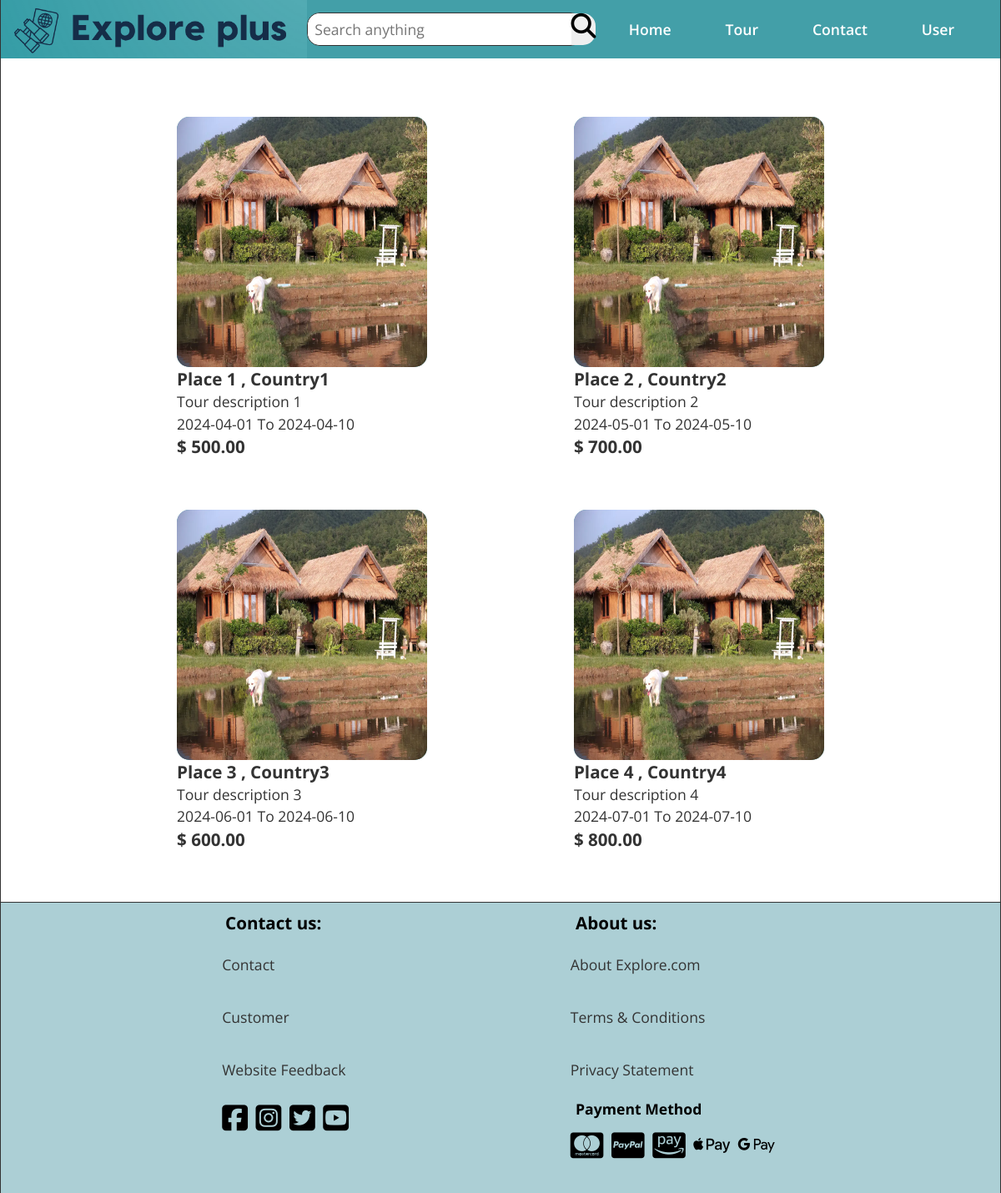
Page /User/tour.php on the committed database.
### tables this page shows
CREATE TABLE `tour` (
  `tour_id` int(11) NOT NULL,
  `about` text DEFAULT NULL,
  `place_name` varchar(100) DEFAULT NULL,
  `country` varchar(50) DEFAULT NULL,
  `city` varchar(50) DEFAULT NULL,
  `budget` decimal(10,2) DEFAULT NULL,
  `available_seat` int(11) DEFAULT NULL,
  `start_date` date DEFAULT NULL,
  `finish_date` date DEFAULT NULL,
  `map` varchar(100) DEFAULT NULL,
  `FAQ` text DEFAULT NULL,
  `menu_id` int(11) DEFAULT NULL,
  `hotel_id` int(11) DEFAULT NULL,
  `guide_username` varchar(50) DEFAULT NULL,
  `photo` blob DEFAULT NULL
);

### User/tour.php (the view, shortened to what this page needs)
<?php
$conn = mysqli_connect("localhost","root","","explore_plus");
$sql = "SELECT * FROM tour";
$result = mysqli_query($conn,$sql);
$tours = mysqli_fetch_all($result,MYSQLI_ASSOC);
?>
<!DOCTYPE html>
<html lang="en">
<head>
    <link rel="stylesheet" href="../css/style.css">
    <link rel="stylesheet" href="https://cdnjs.cloudflare.com/ajax/libs/font-awesome/6.5.1/css/all.min.css" />
</head>
<body>
<header class="header">
    <div class="header__logo">
        <figure>
            <img src="../img/logo2.png" alt="logo" title="logo" height="115" width="603">
        </figure>
    </div>
    <div class="header_search">
        <form class="search__bar" action="">
            <input class="search__input" type="text" placeholder="Search anything" name="search">
            <button class="search__button" type="submit"><i class="fa-solid fa-magnifying-glass"></i></button>
        </form>
    </div>
    <nav class="header__nav">
        <ul class="header__ul">
            <li><a href="main.php">Home</a></li>
            <li><a href="tour.php">Tour</a></li>
            <li><a href="../footerPage/contact_us.html">Contact</a></li>
            <li><a href="user_profile.php">User</a></li>
        </ul>
    </nav>
</header>
<main class="main">
    <div class="card__container">
        <div class="card__list">
            <?php foreach ($tours as $tour): ?>
            <div class="card__item">
                <a href="tour_info.php?tour_id=<?php echo $tour['tour_id'] ?>">
                    <div class="card__pic">
                        <figure>
                            <img src="../img/card1/c451144f-b581-4a78-a150-c89da33f8626.webp" alt="card1" width="1200" height="900">
                        </figure>
                    </div>
                    <div class="card__desc">
                        <div class="card__location">
                            <h3><?php echo htmlspecialchars($tour['place_name']) . " , " . htmlspecialchars($tour['country'])?></h3>
                        </div>
                        <div class="card__write">
                            <p><?php echo htmlspecialchars($tour['about'])?></p>
                        </div>
                        <div class="card__start-end">
                            <p><?php echo htmlspecialchars($tour['start_date']) . " To " . htmlspecialchars($tour['finish_date'])?></p>
                        </div>
                        <div class="card__budget">
                            <h3>$ <?php echo htmlspecialchars($tour['budget'])?></h3>
                        </div>
                    </div>
                </a>
            </div>
            <?php endforeach;
            ?>
        </div>
    </div>
</main>
<footer class="footer">
    <div class="footer__contact">
        <h3 class="footer__h3">Contact us:</h3>
        <ul class="footer__ul">
            <li><a href="../footerPage/contact_us.html">Contact</a></li>
            <li><a href="../footerPage/customer.html">Customer</a></li>
            <li><a href="../footerPage/website_feedback.html">Website Feedback</a></li>
        </ul>
        <div class="footer__icons">
            <i class="fa-brands fa-square-facebook"></i>
            <i class="fa-brands fa-square-instagram"></i>
            <i class="fa-brands fa-square-twitter"></i>
            <i class="fa-brands fa-square-youtube"></i>
        </div>
    </div>
    <div class="footer__about">
        <h3 class="footer__h3">About us:</h3>
        <ul class="footer__ul">
            <li><a href="../footerPage/about__us.html">About Explore.com</a></li>
            <li><a href="../footerPage/terms_condition.html">Terms &amp; Conditions</a></li>
            <li><a href="../footerPage/privacy_statement.html">Privacy Statement</a></li>
        </ul>
        <h4 class="footer__h3">Payment Method</h4>
        <div class="footer__icons">
            <i class="fa-brands fa-cc-mastercard"></i>
            <i class="fa-brands fa-cc-paypal"></i>
            <i class="fa-brands fa-cc-amazon-pay"></i>
            <i class="fa-brands fa-apple-pay"></i>
            <i class="fa-brands fa-google-pay"></i>
        </div>
    </div>
</footer>
</body>
</html>

### css/style.css (style rules this page uses)
*, *::after, *::before { margin: 0; padding: 0; box-sizing: border-box; }
img { display: block; max-width: 100%; height: auto; }
input, textarea, button, select { font: inherit; }
:root { --FF: 'Open Sans', sans-serif; --FS: clamp(1rem,2.2vh,1.5rem); --FS-BIG: 2rem; --FF-HEADING: 'Fugus One', 'Cursive'; --BGCOLOR: #439fa8; --BGCOLOR-FADE: #0c93a7; --BGCOLOR-FADE-MAX: #61aeac; --FOOTER-BGCOLOR: #accfd5; --COLOR: #f9efa0; --COLOR-FADE: rgba(248, 223, 171, 0.41); --BODY-BGCOLOR: #fff; --FONT-COLOR: #000; --LIST-BGCOLOR: #f5f7f8; --BORDER-COLOR: #333; --BGIMAGE: linear-gradient(to bottom,var(--BGCOLOR),var(--BGCOLOR-FADE)); --BGIMAGE-MAX: linear-gradient(to bottom,var(--BGCOLOR),var(--BGCOLOR-FADE),var(--BGCOLOR-FADE-MAX)); --HEIGHTLIGHT-BGCOLOR: #439fa8; --HIGHLIGHT-COLOR: #fff; --HEADER-COLOR: #fff; --HEADER-BGCOLOR: #000; --NAV-BGCOLOR: #fff; --HERO-BGCOLOR: rgba(51,178,51,0.75); --BUTTON-BGCOLOR: #000; --BUTTON-COLOR: #fff; --HEADER-LINK-COLOR: #fff; --HEADER-LINK-HOVER: #ffffff; --LINK-COLOR: #333; --LINK-HOVER: rgba(51, 51, 51, 0.5); --ADMIN-BGCOLOR: #404837; --ADMIN-FOOTER-COLOR: rgba(64, 72, 55, 0.55); --BORDER: 1px solid var(--BORDER-COLOR); --BORDER-RADIUS: 15px; --BORDER-LITE-RADIUS: 5px; --PADDING-TB: 0.25em; --PADDING-SIDE: 2.5%; --MARGIN: clamp(1em,2.5vh,1.5em); --TEST1 : red; --TEST2: yellow; --TEST3: green; --TEST4: blue; --TEST5: purple; }
html { scroll-behavior: smooth; font-size: var(--FS); font-family: var(--FF); background-color: var(--BGCOLOR); background-image: var(--BGIMAGE); background-repeat: no-repeat; background-size: cover; }
body { background-color: var(--BODY-BGCOLOR); min-height: 100vh; max-height: 800vh; min-width: 1200px; margin: 0 auto; border-left: var(--BORDER); border-right: var(--BORDER); box-shadow: 0 0 10px var(--BORDER-COLOR); }
p { line-height: 1.5; }
a:any-link { color: var(--LINK-COLOR); text-decoration: none; }
.header { display: flex; justify-content: space-evenly; align-items: center; background-color: var(--BGCOLOR); position: sticky; top: 0; z-index: 1; }
.header__ul { font-weight: 600; min-width: 500px; display: flex; justify-content: space-evenly; align-items: center; gap: 10px; }
.footer { position: relative; bottom: 0; display: flex; justify-content: space-evenly; border-top: var(--BORDER); background-color: var(--FOOTER-BGCOLOR); padding: var(--PADDING-TB); }
.footer li { padding: 1.1em 0; list-style-type: none; }
.footer__icons { padding-top: 0.5em; padding-bottom: 2em; align-items: center; }
.footer__icons i { font-size: 2rem; padding-right: 5px; }
.footer__h3 { padding: var(--PADDING-TB) var(--PADDING-SIDE); }
.header_search { width: 400px; border: var(--BORDER); border-radius: var(--BORDER-RADIUS); display: flex; justify-content: space-between; align-items: center; flex-wrap: nowrap; background-color: white; }
.search__bar { display: flex; justify-content: space-between; gap: 102px; }
.search__input { border: 0; border-top-left-radius: var(--BORDER-RADIUS); border-bottom-left-radius: var(--BORDER-RADIUS); padding: var(--PADDING-TB) var(--PADDING-SIDE); }
.search__button { border: 0; border-top-right-radius: var(--BORDER-RADIUS); border-bottom-right-radius: var(--BORDER-RADIUS); }
.header__ul { list-style-type: none; }
.header__ul a:any-link { color: var(--HEADER-LINK-COLOR); }
.main { min-height: 70vh; }
.card__container { height: 100%; margin: 2em; }
.card__list { margin: 2em; display: flex; flex-wrap: wrap; justify-content: space-evenly; }
.card__item { height: 400px; width: 300px; margin: 2em; border-radius: var(--BORDER-RADIUS); }
.card__pic { background-color: var(--HEIGHTLIGHT-BGCOLOR); height: 300px; width: 300px; border-radius: var(--BORDER-RADIUS); }
.card__pic img { border-radius: var(--BORDER-RADIUS); height: 300px; width: 300px; }
.fa-solid { font-size: 1.7rem; margin-bottom: 0.3em; }

### rows in the picture
tour: place_name "Place 1", country "Country1", about "Tour description 1", start_date "2024-04-01", finish_date "2024-04-10", budget "500.00"
tour: place_name "Place 2", country "Country2", about "Tour description 2", start_date "2024-05-01", finish_date "2024-05-10", budget "700.00"
tour: place_name "Place 3", country "Country3", about "Tour description 3", start_date "2024-06-01", finish_date "2024-06-10", budget "600.00"
tour: place_name "Place 4", country "Country4", about "Tour description 4", start_date "2024-07-01", finish_date "2024-07-10", budget "800.00"
